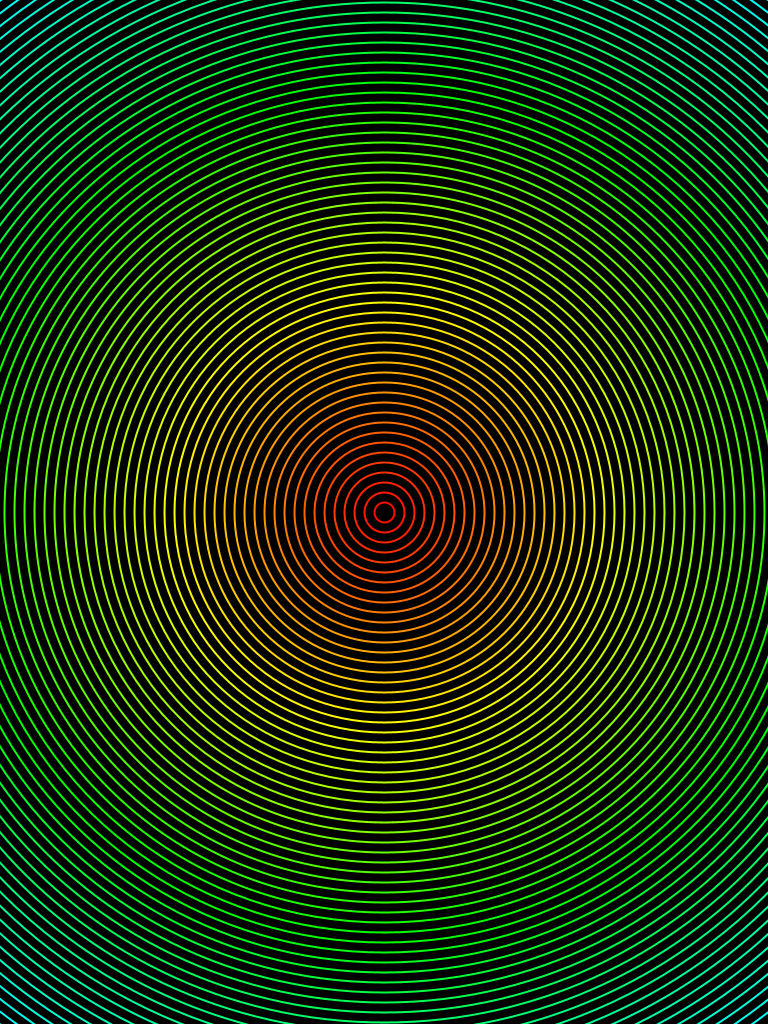
Frame 1 (no input)
Frame 60 (the mouse pressed at the canvas centre just before this capture): identical to frame 1, image omitted
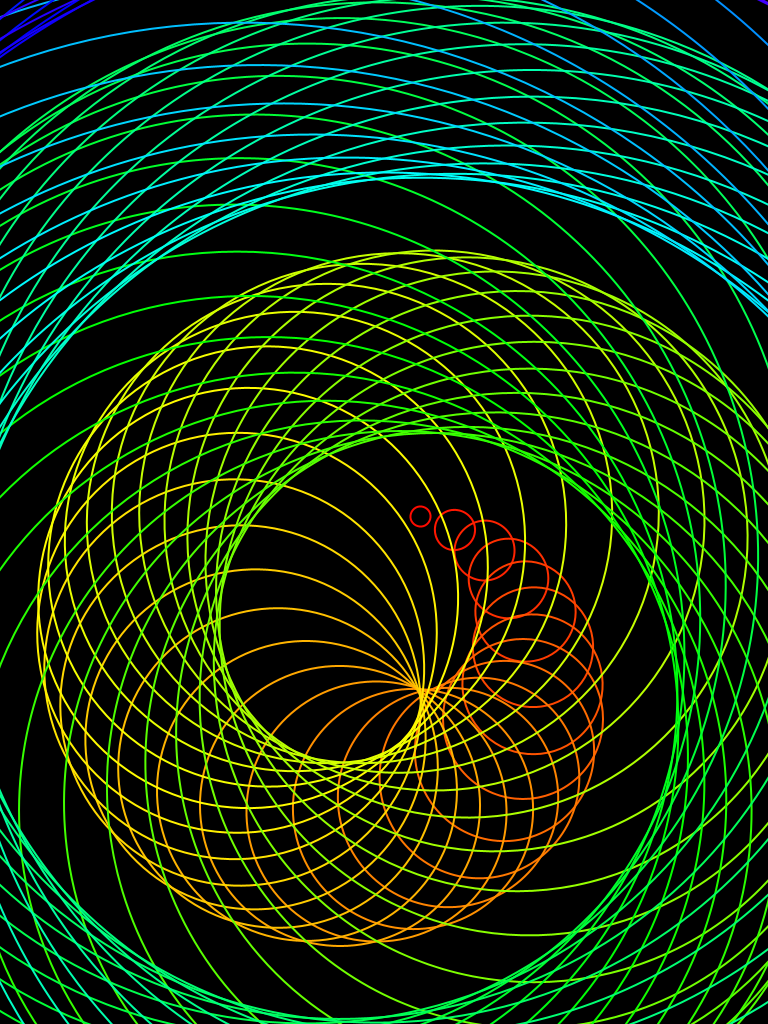
Frame 120 (the mouse held since frame 60 and released just before this capture)

The Processing sketch that drew these frames (run headless with seeded random() and noise(); from frame 60 on, the mouse is pressed at the canvas centre):

// Processing sketch: processing_102090
// ── processing_102090.pde

//The MIT License (MIT) - See Licence.txt for details

//Copyright (c) 2013 Mick Grierson, Matthew Yee-King, Marco Gillies


float magnify = 300; // This is how big we want the rose to be.
float rotation = 0; // rotation : this is basically how far round the circle we are going to go
float radius = 0; // radius : this is basically how far from the origin we are.
int elements = 256;// This is the number of points and lines we will calculate at once. 1000 is alot actually. 

void setup() {
  //iPad portrait. Swap the numbers for landscape. 
  size(768,1024);
  rectMode(CENTER);
  colorMode(HSB);
}
 
void draw() {
  background(0);
  radius = map(mouseX, 0, width, 0, 10);
  rotation = map(mouseY, 0, height, 0, 10);
  float spacing = TWO_PI/elements; // this is how far apart each 'node' will be - study it. 
  translate(width*0.5,height*0.5);// we translate the whole sketch to the centre of the screen, so 0,0 is in the middle.
  noFill();
  strokeWeight(2);
  for (int i = 0; i < elements;i++) {
      stroke(i*2,255,255);
      pushMatrix();
      rotate(spacing*i*rotation);
      translate(sin(spacing*i*radius)*magnify, 0);
      ellipse(0,0,20*i,20*i);
      popMatrix();
  }
}
